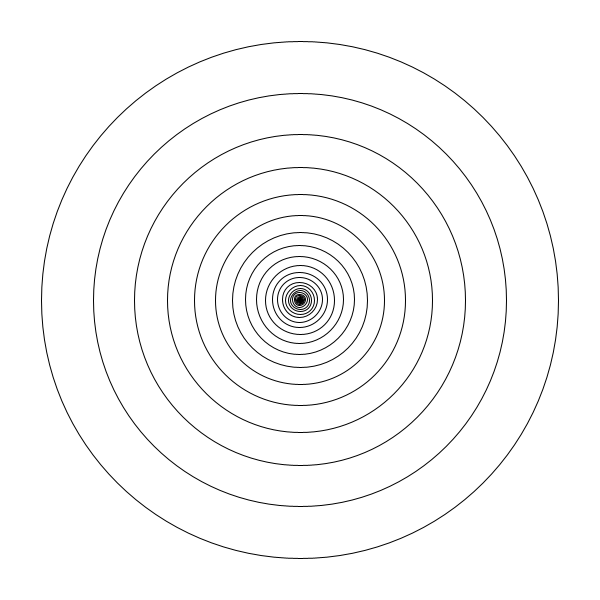
Frame 1 (no input)
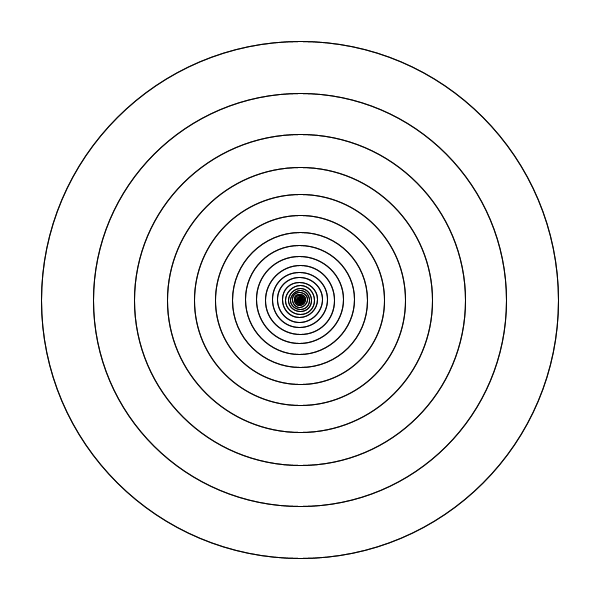
Frame 2 (the mouse pressed at the canvas centre, redrawn once)

The Processing sketch that drew these frames (run headless with seeded random() and noise(); the mouse was pressed at the canvas centre and the sketch redrawn once):

// Processing sketch: recursive_circle
// ── recursive_circle.pde

void setup(){
  size(600, 600);
  smooth();
  background(255);
  noLoop();
}

void draw(){
  circle(width/2, height/2, 1);
}

void circle(int x, int y, float d){
  if(d >= 600) return;
  noFill();
  ellipse(x, y, d, d);
  d *= 1.25;
  circle(x, y, d);
}
